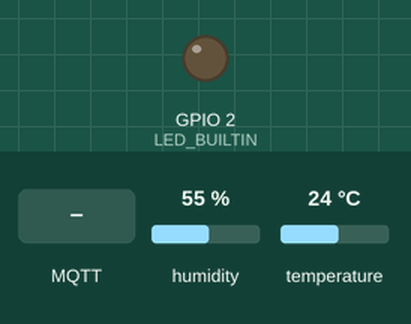
A sketch run on a simulated ESP32. Shown: output pins drawn as LEDs (lit = HIGH). Inputs (shaded band) come from the test bench; at power-on: humidity 55 %, temperature 24 °C. WiFi joins after 1.5 s; servers stay silent unless stated; no MQTT or app messages arrive unless stated; what the sketch prints to the serial monitor is not drawn.

Above: at 2.7 s.
2.8 s: MQTT message "on" arrives on the first subscribed topic
At 4.0 s:
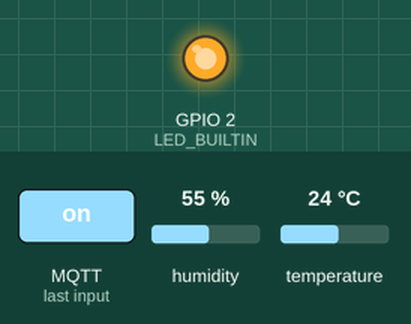
7.1 s: MQTT message "off" arrives on the first subscribed topic
At 8.9 s:
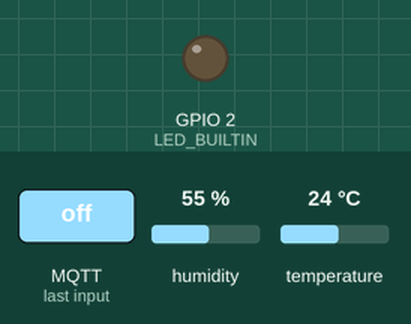
Timing chart, 0 to 10.4 s (numbered marks = the images above; inputs shaded):
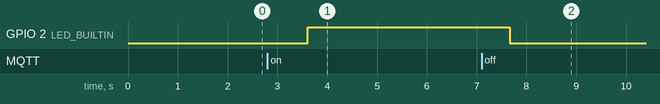

The sketch:

main.ino
```cpp
// WiFi + MQTT
#include <WiFi.h>
#include <PubSubClient.h>

const char* ssid = "";        // SSID do wifi
const char* password = "";    // Senha do WIFI
const char* mqtt_server = ""; // Servidor do MQTT

WiFiClient espClient;
PubSubClient client(espClient);

long lastMsg = 0;
char msg[50];
int value = 0;

// DHT
#include <DHT.h>
#define DHTPIN 15
#define DHTTYPE DHT11

float temperatura = 0;
float umidade = 0;

DHT dht(DHTPIN, DHTTYPE);

void callback(char* topic, byte* message, unsigned int length) {
  Serial.print("Mensagem recebida do topico: ");
  Serial.print(topic);
  Serial.print(". Mensagem: ");
  String messageTemp;

  for (int i = 0; i < length; i++) {
    Serial.print((char)message[i]);
    messageTemp += (char)message[i];
  }
  Serial.println();

  if (String(topic) == "esp32/led") {
    Serial.print("Mudando LED para ");
    if(messageTemp == "on"){
      Serial.println("on");
      digitalWrite(LED_BUILTIN, HIGH);
    }
    else if(messageTemp == "off"){
      Serial.println("off");
      digitalWrite(LED_BUILTIN, LOW);
    }
  }
}


// Setup
void setup() {
  Serial.begin(115200);
  pinMode(LED_BUILTIN, OUTPUT);

  setup_wifi();
  client.setServer(mqtt_server, 1883);
  client.setCallback(callback);
}

void setup_wifi() {
  delay(10);
  Serial.println();
  Serial.print("Conectando a ");
  Serial.println(ssid);

  WiFi.begin(ssid, password);

  while (WiFi.status() != WL_CONNECTED) {
    delay(500);
    Serial.print(".");
  }

  Serial.println("");
  Serial.println("WiFi conectado");
  Serial.println("IP: ");
  Serial.println(WiFi.localIP());
}

void reconnect() {
  // Loop até se conectar
  while (!client.connected()) {
    Serial.print("Tentando conexão com MQTT...");
    // Tenta conectar
    if (client.connect("ESP32Client")) {
       Serial.println("conectado!");
       client.subscribe("esp32/led");
    } else {
      Serial.print("falhou, rc=");
      Serial.print(client.state());
      Serial.println(" Tentando novamente em 5 segundos");
      // Retenta depios de 5 segundos
      delay(5000);
    }
  }
}


void loop() {
  umidade = dht.readHumidity();
  temperatura = dht.readTemperature(false);

  if (!client.connected()) {
    reconnect();
  }
  client.loop();

  long now = millis();
  if (now - lastMsg > 5000) {
    lastMsg = now;

    char tempString[8];
    dtostrf(temperatura, 1, 2, tempString);
    Serial.print("Temperatura: ");
    Serial.println(tempString);
    // Publica temperatura no MQTT
    client.publish("home/office/temperature", tempString);

    char humString[8];
    dtostrf(umidade, 1, 2, humString);
    Serial.print("Umidade: ");
    Serial.println(humString);
    client.publish("home/office/humidity", humString);
  }

  delay(1000);
}
```

Measured:
- after the input at 2.8 s, GPIO 2 (LED_BUILTIN): LOW → HIGH after 0.81 s
- after the input at 7.1 s, GPIO 2 (LED_BUILTIN): HIGH → LOW after 0.56 s
